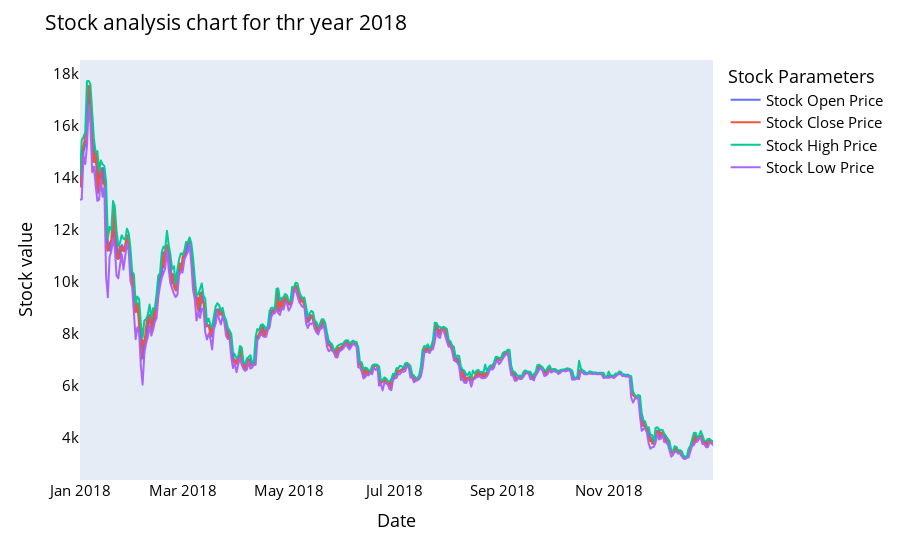

Here is the notebook cell this chart was saved with:
### Code cell
names = cycle(['Stock Open Price','Stock Close Price','Stock High Price','Stock Low Price'])

fig = px.line(year_18, x= year_18['Date'], y = [year_18['Open'], year_18['Close'], year_18['High'], year_18['Low']],
                 labels={'Date': 'Date','value':'Stock value'})

fig.update_layout(title_text= 'Stock analysis chart for thr year 2018', font_size= 15, font_color='black', 
                  legend_title_text= 'Stock Parameters')
fig.for_each_trace(lambda t: t.update(name= next(names)))
fig.update_xaxes(showgrid=False)
fig.update_yaxes(showgrid=False)

fig.show()

### Figure 1 — Plotly figure (JSON) as saved in the notebook; plotly's stock layout.template omitted (floating-point values rounded to 4 significant figures; data arrays with more than 128 entries replaced by an {"elided": "..."} marker saying what was removed)
{"data": [{"hovertemplate": "variable=Open<br>Date=%{x}<br>Stock value=%{y}<extra></extra>", "legendgroup": "Open", "line": {"color": "#636efa", "dash": "solid"}, "marker": {"symbol": "circle"}, "mode": "lines", "name": "Stock Open Price", "showlegend": true, "type": "scattergl", "x": {"elided": "365 str values"}, "xaxis": "x", "y": {"elided": "365 float values"}, "yaxis": "y"}, {"hovertemplate": "variable=Close<br>Date=%{x}<br>Stock value=%{y}<extra></extra>", "legendgroup": "Close", "line": {"color": "#EF553B", "dash": "solid"}, "marker": {"symbol": "circle"}, "mode": "lines", "name": "Stock Close Price", "showlegend": true, "type": "scattergl", "x": {"elided": "365 str values"}, "xaxis": "x", "y": {"elided": "365 float values"}, "yaxis": "y"}, {"hovertemplate": "variable=High<br>Date=%{x}<br>Stock value=%{y}<extra></extra>", "legendgroup": "High", "line": {"color": "#00cc96", "dash": "solid"}, "marker": {"symbol": "circle"}, "mode": "lines", "name": "Stock High Price", "showlegend": true, "type": "scattergl", "x": {"elided": "365 str values"}, "xaxis": "x", "y": {"elided": "365 float values"}, "yaxis": "y"}, {"hovertemplate": "variable=Low<br>Date=%{x}<br>Stock value=%{y}<extra></extra>", "legendgroup": "Low", "line": {"color": "#ab63fa", "dash": "solid"}, "marker": {"symbol": "circle"}, "mode": "lines", "name": "Stock Low Price", "showlegend": true, "type": "scattergl", "x": {"elided": "365 str values"}, "xaxis": "x", "y": {"elided": "365 float values"}, "yaxis": "y"}], "layout": {"font": {"color": "black", "size": 15}, "legend": {"title": {"text": "Stock Parameters"}, "tracegroupgap": 0}, "margin": {"t": 60}, "title": {"text": "Stock analysis chart for thr year 2018"}, "xaxis": {"anchor": "y", "domain": [0, 1], "showgrid": false, "title": {"text": "Date"}}, "yaxis": {"anchor": "x", "domain": [0, 1], "showgrid": false, "title": {"text": "Stock value"}}}}
